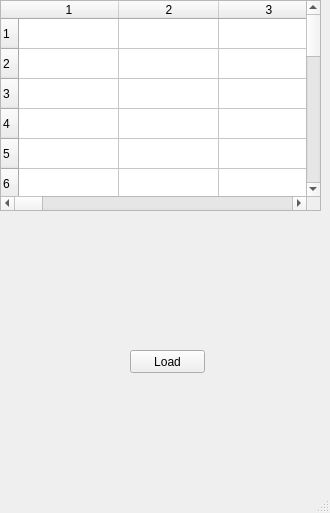
<?xml version="1.0" encoding="UTF-8"?>
<ui version="4.0">
 <class>MainWindow</class>
 <widget class="QMainWindow" name="MainWindow">
  <property name="geometry">
   <rect>
    <x>0</x>
    <y>0</y>
    <width>330</width>
    <height>513</height>
   </rect>
  </property>
  <property name="windowTitle">
   <string>MainWindow</string>
  </property>
  <widget class="QWidget" name="centralwidget">
   <widget class="QTableWidget" name="tableWidget">
    <property name="geometry">
     <rect>
      <x>0</x>
      <y>0</y>
      <width>321</width>
      <height>211</height>
     </rect>
    </property>
    <property name="rowCount">
     <number>20</number>
    </property>
    <property name="columnCount">
     <number>20</number>
    </property>
    <row/>
    <row/>
    <row/>
    <row/>
    <row/>
    <row/>
    <row/>
    <row/>
    <row/>
    <row/>
    <row/>
    <row/>
    <row/>
    <row/>
    <row/>
    <row/>
    <row/>
    <row/>
    <row/>
    <row/>
    <column/>
    <column/>
    <column/>
    <column/>
    <column/>
    <column/>
    <column/>
    <column/>
    <column/>
    <column/>
    <column/>
    <column/>
    <column/>
    <column/>
    <column/>
    <column/>
    <column/>
    <column/>
    <column/>
    <column/>
   </widget>
   <widget class="QPushButton" name="btn_load">
    <property name="geometry">
     <rect>
      <x>130</x>
      <y>350</y>
      <width>75</width>
      <height>23</height>
     </rect>
    </property>
    <property name="text">
     <string>Load</string>
    </property>
   </widget>
  </widget>
  <widget class="QMenuBar" name="menubar">
   <property name="geometry">
    <rect>
     <x>0</x>
     <y>0</y>
     <width>330</width>
     <height>21</height>
    </rect>
   </property>
  </widget>
  <widget class="QStatusBar" name="statusbar"/>
 </widget>
 <resources/>
 <connections/>
</ui>
